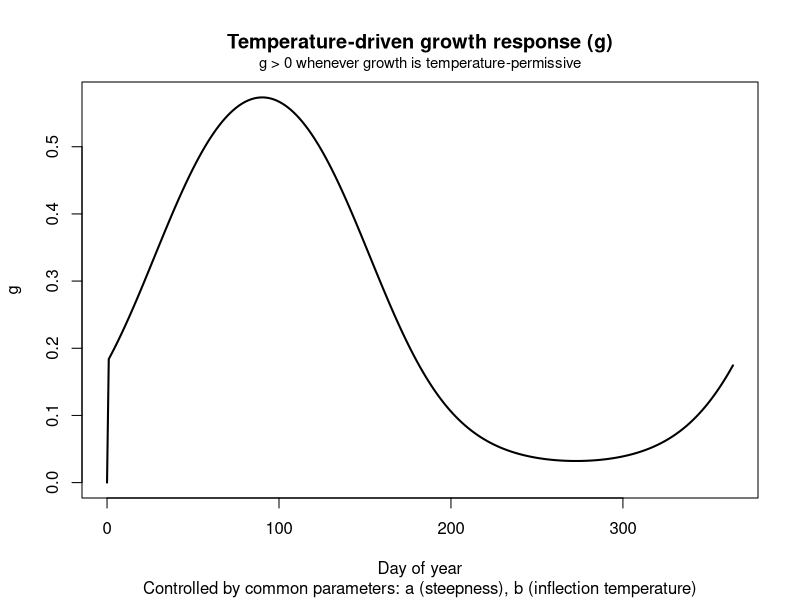
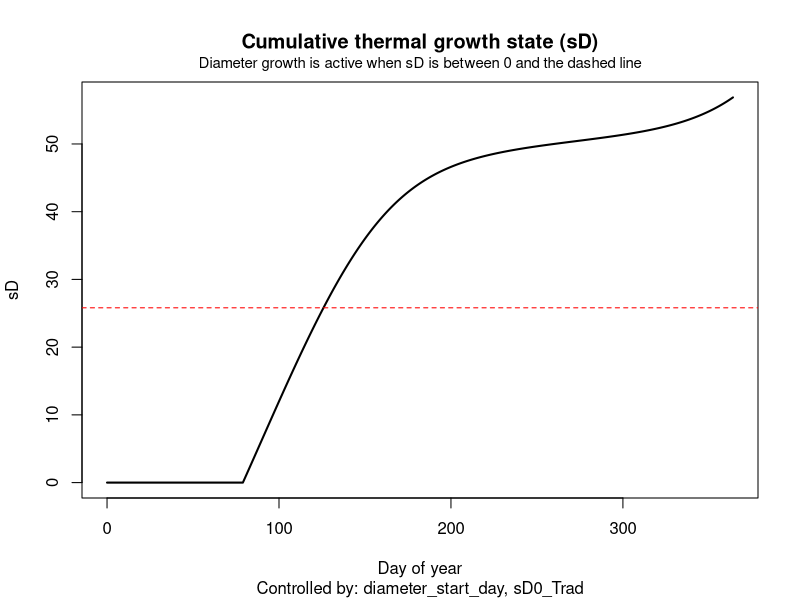
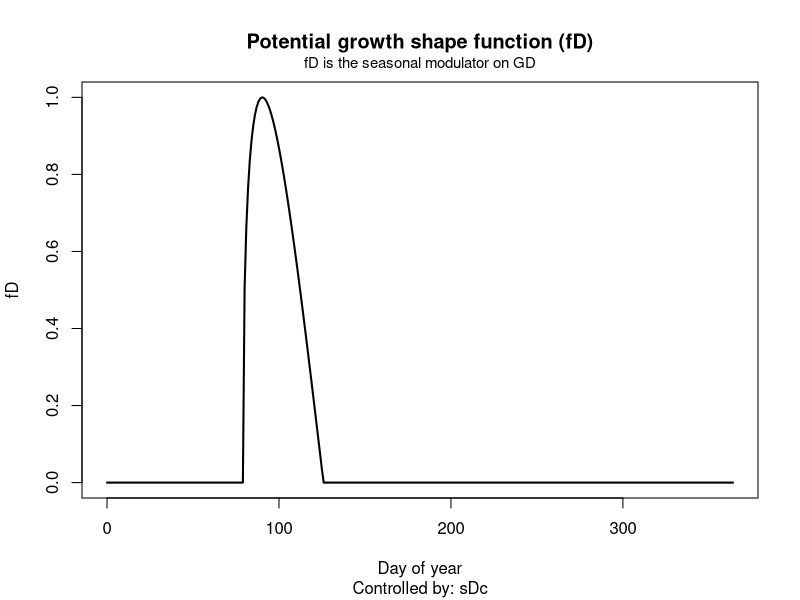
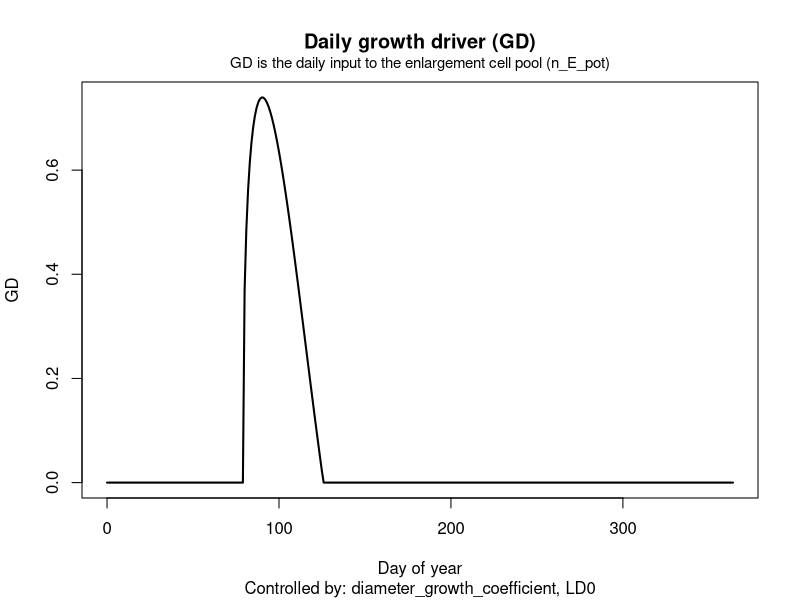
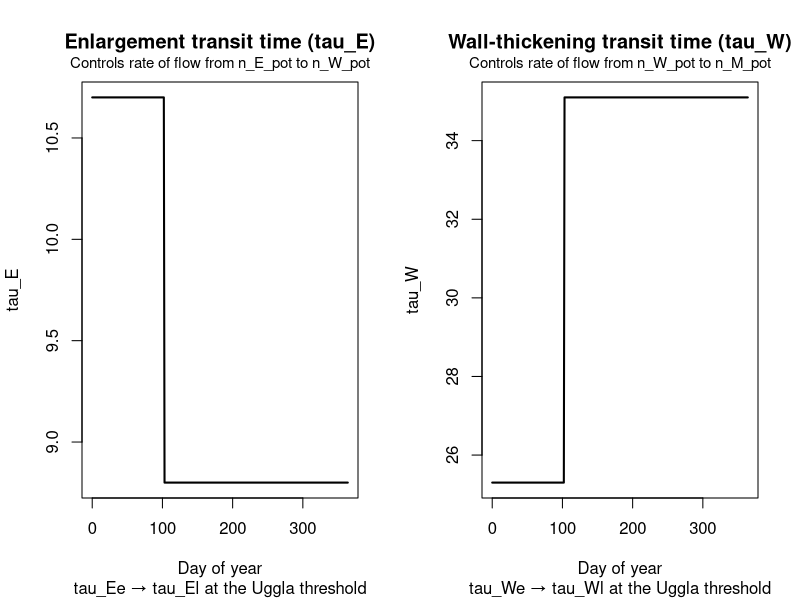
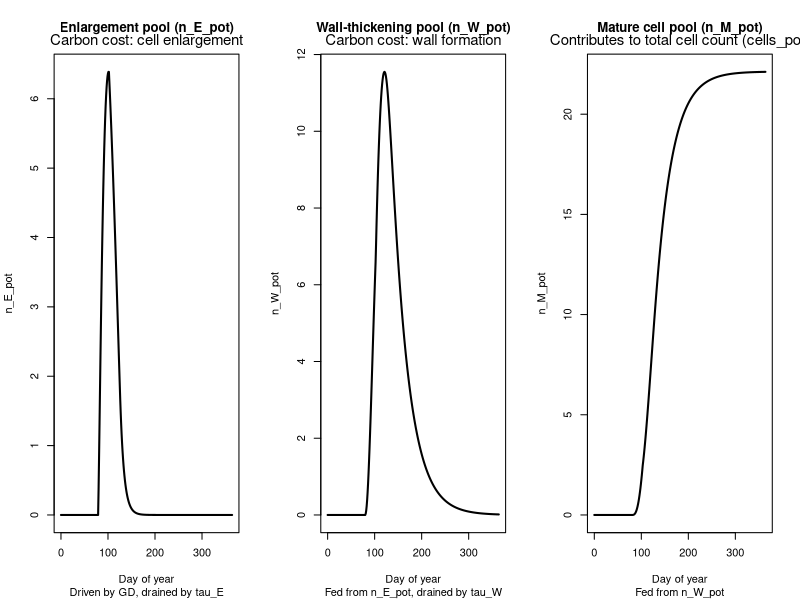
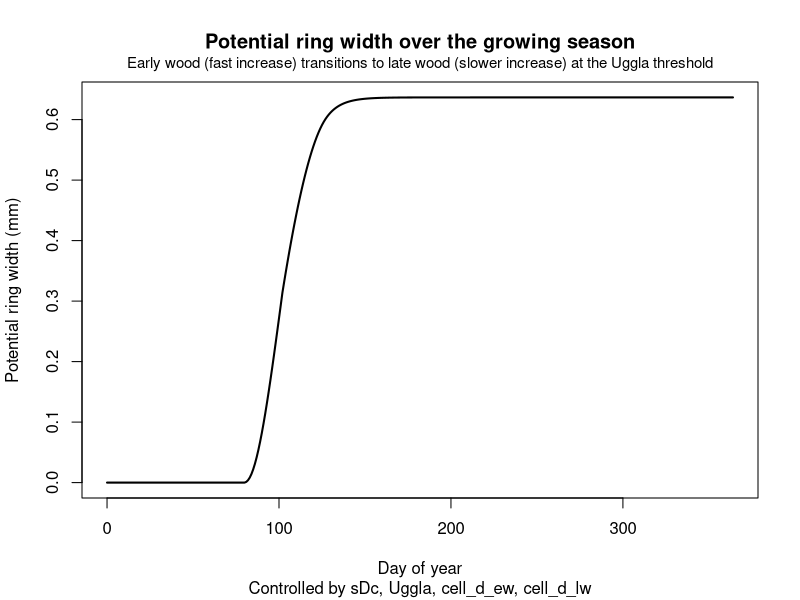

Here is the R script that generated these plots, in order:
## ---- chunk 1
set.seed(42)
n_days <- 365

weather <- data.frame(
  day    = 0:(n_days - 1),
  TAir   = 10 + 10 * sin(2 * pi * (1:n_days) / 365),
  PF     = pmax(0, 5 + 3 * sin(2 * pi * (1:n_days - 80) / 365)),
  GPP_ref = 6
)

parameters <- list(
  sD0_Trad           = -3.72,
  diameter_start_day = 79,
  sDc                = 5.08,
  LD0                = 1.29,
  tau_GPP            = 5,
  tau_Ee             = 10.7,
  tau_We             = 25.3,
  tau_El             = 8.8,
  tau_Wl             = 35.1,
  cell_d_ew          = 35.7e-6,
  cell_d_lw          = 24.2e-6,
  h0                 = 17.9
)

common <- list(
  Uggla              = 1.95,
  osmotic_sugar_conc = 2e6,
  gas_const          = 8.314,
  abs_zero           = 273.15,
  M_C                = 12,
  a                  = 0.185,
  b                  = 18.4
)

ratio <- list(
  diameter_growth_coefficient = 1,
  form_factor                 = 0.5
)

init_state <- list(
  sD              = 0,
  GD              = 0,
  g               = 0,
  fD              = 0,
  n_E_pot         = 0,
  n_W_pot         = 0,
  n_M_pot         = 0,
  tau_W           = parameters$tau_We,
  tau_E           = parameters$tau_Ee,
  ew_cells_pot_max = 0,
  pot_mm_max      = 0
)
## ---- chunk 2
grow_one_day <- function(day, weather, state, parameters, common, ratio,
                         LD_estim = TRUE, sD_estim_T_count = FALSE) {

  TAir    <- weather$TAir[day + 1]
  PF      <- weather$PF[day + 1]
  GPP_ref <- weather$GPP_ref[day + 1]

  ## Temperature-driven growth function (g)
  if (TAir > 0) {
    g <- 1 / (1 + exp(-common$a * (TAir - common$b)))
    if (g < 0) g <- 0
  } else {
    g <- 0
  }
  g_sD_T <- g

  ## Diameter state (sD)
  if (day == 0) {
    sD <- parameters$sD0_Trad
  } else if (day <= parameters$diameter_start_day) {
    sD <- state$sD
  } else {
    sD <- state$sD + g_sD_T
  }

  ## Potential diameter growth shape function (fD)
  if (sD > 0 && sD < parameters$sDc^2) {
    fD <- (parameters$sDc * sqrt(sD) - sD) / (parameters$sDc^2 / 4)
  } else {
    fD <- 0
  }

  ## Growth driver (GD)
  LD <- parameters$LD0 * ratio$diameter_growth_coefficient
  GD <- g_sD_T * fD * LD

  ## Early/late wood switch (Uggla threshold)
  if (sD < parameters$sDc^2 / common$Uggla) {
    tau_E <- parameters$tau_Ee
    tau_W <- parameters$tau_We
  } else {
    tau_E <- parameters$tau_El
    tau_W <- parameters$tau_Wl
  }

  ## Cell pools
  if (day < 1) {
    n_E_pot <- n_W_pot <- n_M_pot <- 0
  } else {
    n_E_pot <- state$n_E_pot + GD - state$n_E_pot / tau_E
    n_W_pot <- state$n_W_pot + state$n_E_pot / tau_E -
               state$n_W_pot / state$tau_W
    n_M_pot <- state$n_M_pot + state$n_W_pot / state$tau_W
  }

  ## Carbon cost of cell enlargement
  CE <- function(cell_d) {
    common$osmotic_sugar_conc * pi * (cell_d / 2)^2 * 0.00266 *
      342.296 / (common$gas_const * (TAir + common$abs_zero) * 1000) *
      12 * common$M_C / 342.296 / tau_E
  }
  CE_ew <- CE(parameters$cell_d_ew)
  CE_lw <- CE(parameters$cell_d_lw)

  n_rows <- ratio$form_factor * parameters$h0 / 0.00266 * pi * 0.175 /
            parameters$cell_d_ew

  carbon_enlargement_pot <- if (sD < parameters$sDc^2 / common$Uggla) {
    CE_ew * n_E_pot
  } else {
    CE_lw * n_E_pot
  }

  ## Wall formation carbon cost
  CW <- 1.8e-11
  wall_pot_growth <- n_rows * CW * n_W_pot

  ## Cell counts and ring width
  cells_pot <- n_W_pot + n_M_pot

  if (sD < parameters$sDc^2 / common$Uggla) {
    ew_cells_pot     <- cells_pot
    ew_cells_pot_max <- max(ew_cells_pot, state$ew_cells_pot_max)
    lw_cells_pot     <- 0
  } else {
    ew_cells_pot     <- 0
    ew_cells_pot_max <- state$ew_cells_pot_max
    lw_cells_pot     <- cells_pot - ew_cells_pot - ew_cells_pot_max
  }

  ew_width_pot <- ew_cells_pot * parameters$cell_d_ew * 1000
  lw_width_pot <- lw_cells_pot * parameters$cell_d_lw * 1000

  if (sD < parameters$sDc^2 / common$Uggla) {
    pot_mm     <- ew_width_pot
    pot_mm_max <- max(pot_mm, state$pot_mm_max)
  } else {
    pot_mm_max <- state$pot_mm_max
    pot_mm     <- lw_width_pot + pot_mm_max
  }

  list(
    sD = sD, GD = GD, g = g, fD = fD,
    n_E_pot = n_E_pot, n_W_pot = n_W_pot, n_M_pot = n_M_pot,
    tau_E = tau_E, tau_W = tau_W,
    ew_cells_pot_max = ew_cells_pot_max,
    pot_mm_max = pot_mm_max, pot_mm = pot_mm
  )
}

run_growth <- function(weather, parameters, common, ratio) {
  n_days   <- nrow(weather)
  states   <- vector("list", n_days)
  states[[1]] <- init_state
  for (d in 1:(n_days - 1)) {
    states[[d + 1]] <- grow_one_day(
      day = d, weather = weather, state = states[[d]],
      parameters = parameters, common = common, ratio = ratio
    )
  }
  states
}
## ---- chunk 3
states <- run_growth(weather = weather, parameters = parameters,
                     common = common, ratio = ratio)

output <- data.frame(
  day     = weather$day,
  g       = vapply(states, function(x) x$g,       numeric(1)),
  sD      = vapply(states, function(x) x$sD,      numeric(1)),
  fD      = vapply(states, function(x) x$fD,      numeric(1)),
  GD      = vapply(states, function(x) x$GD,      numeric(1)),
  n_E_pot = vapply(states, function(x) x$n_E_pot, numeric(1)),
  n_W_pot = vapply(states, function(x) x$n_W_pot, numeric(1)),
  n_M_pot = vapply(states, function(x) x$n_M_pot, numeric(1)),
  tau_W   = vapply(states, function(x) x$tau_W,   numeric(1)),
  tau_E   = vapply(states, function(x) x$tau_E,   numeric(1)),
  pot_mm  = vapply(states, function(x) x$pot_mm,  numeric(1)),
  TAir    = weather$TAir
)
## ---- chunk 4
plot(output$day, output$g, type = "l", lwd = 2,
     xlab = "Day of year", ylab = "g",
     main = "Temperature-driven growth response (g)")
title(sub = "Controlled by common parameters: a (steepness), b (inflection temperature)")
mtext("g > 0 whenever growth is temperature-permissive", side = 3, line = 0.5, cex = 0.9)
## ---- chunk 5
plot(output$day, output$sD, type = "l", lwd = 2,
     xlab = "Day of year", ylab = "sD",
     main = "Cumulative thermal growth state (sD)")
abline(h = parameters$sDc^2, lty = 2, col = "red")
title(sub = "Controlled by: diameter_start_day, sD0_Trad")
mtext("Diameter growth is active when sD is between 0 and the dashed line", side = 3, line = 0.5, cex = 0.9)
## ---- chunk 6
plot(output$day, output$fD, type = "l", lwd = 2,
     xlab = "Day of year", ylab = "fD",
     main = "Potential growth shape function (fD)")
title(sub = "Controlled by: sDc")
mtext("fD is the seasonal modulator on GD", side = 3, line = 0.5, cex = 0.9)
## ---- chunk 7
plot(output$day, output$GD, type = "l", lwd = 2,
     xlab = "Day of year", ylab = "GD",
     main = "Daily growth driver (GD)")
title(sub = "Controlled by: diameter_growth_coefficient, LD0")
mtext("GD is the daily input to the enlargement cell pool (n_E_pot)", side = 3, line = 0.5, cex = 0.9)
## ---- chunk 8
par(mfrow = c(1, 2))
plot(output$day, output$tau_E, type = "l", lwd = 2,
     xlab = "Day of year", ylab = "tau_E",
     main = "Enlargement transit time (tau_E)")
title(sub = "tau_Ee → tau_El at the Uggla threshold")
mtext("Controls rate of flow from n_E_pot to n_W_pot", side = 3, line = 0.5, cex = 0.9)

plot(output$day, output$tau_W, type = "l", lwd = 2,
     xlab = "Day of year", ylab = "tau_W",
     main = "Wall-thickening transit time (tau_W)")
title(sub = "tau_We → tau_Wl at the Uggla threshold")
mtext("Controls rate of flow from n_W_pot to n_M_pot", side = 3, line = 0.5, cex = 0.9)
par(mfrow = c(1, 1))
## ---- chunk 9
par(mfrow = c(1, 3))
plot(output$day, output$n_E_pot, type = "l", lwd = 2,
     xlab = "Day of year", ylab = "n_E_pot",
     main = "Enlargement pool (n_E_pot)")
title(sub = "Driven by GD, drained by tau_E")
mtext("Carbon cost: cell enlargement", side = 3, line = 0.5, cex = 0.9)

plot(output$day, output$n_W_pot, type = "l", lwd = 2,
     xlab = "Day of year", ylab = "n_W_pot",
     main = "Wall-thickening pool (n_W_pot)")
title(sub = "Fed from n_E_pot, drained by tau_W")
mtext("Carbon cost: wall formation", side = 3, line = 0.5, cex = 0.9)

plot(output$day, output$n_M_pot, type = "l", lwd = 2,
     xlab = "Day of year", ylab = "n_M_pot",
     main = "Mature cell pool (n_M_pot)")
title(sub = "Fed from n_W_pot")
mtext("Contributes to total cell count (cells_pot)", side = 3, line = 0.5, cex = 0.9)
par(mfrow = c(1, 1))
## ---- chunk 10
par(mfrow = c(1, 1))
plot(output$day, output$pot_mm, type = "l", lwd = 2,
     xlab = "Day of year", ylab = "Potential ring width (mm)",
     main = "Potential ring width over the growing season")
title(sub = "Controlled by sDc, Uggla, cell_d_ew, cell_d_lw")
mtext("Early wood (fast increase) transitions to late wood (slower increase) at the Uggla threshold",
      side = 3, line = 0.5, cex = 0.9)
